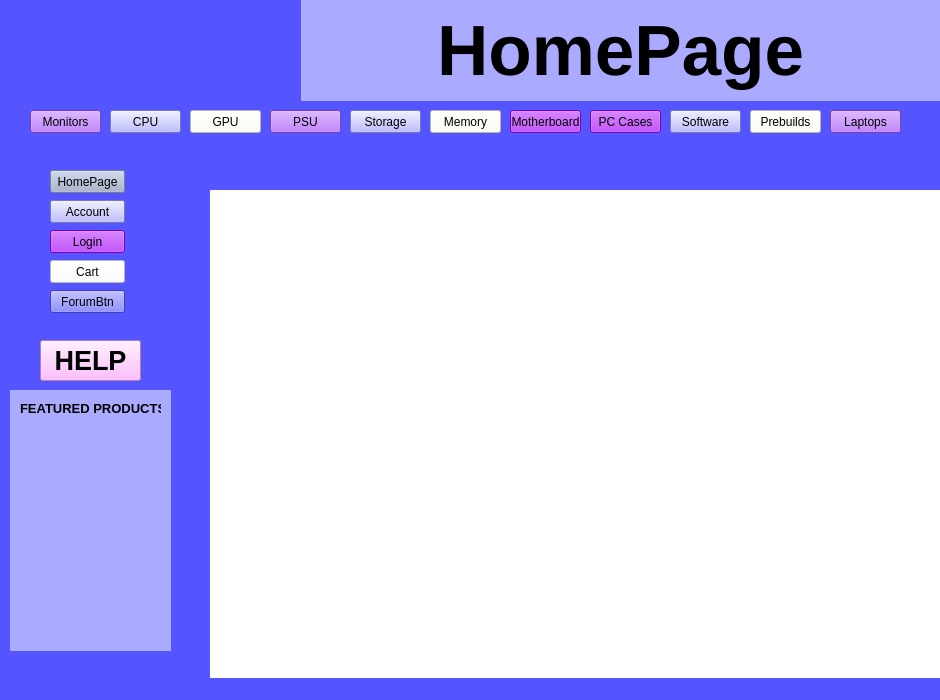
<?xml version="1.0" encoding="UTF-8"?>
<ui version="4.0">
 <class>My_Cart</class>
 <widget class="QMainWindow" name="My_Cart">
  <property name="geometry">
   <rect>
    <x>0</x>
    <y>0</y>
    <width>940</width>
    <height>700</height>
   </rect>
  </property>
  <property name="windowTitle">
   <string>MainWindow</string>
  </property>
  <property name="autoFillBackground">
   <bool>false</bool>
  </property>
  <property name="styleSheet">
   <string notr="true">background-color: rgb(255, 170, 255);
background-color: rgb(85, 85, 255);</string>
  </property>
  <widget class="QWidget" name="centralwidget">
   <widget class="QLabel" name="label">
    <property name="geometry">
     <rect>
      <x>0</x>
      <y>0</y>
      <width>301</width>
      <height>101</height>
     </rect>
    </property>
    <property name="styleSheet">
     <string notr="true"/>
    </property>
    <property name="text">
     <string/>
    </property>
    <property name="pixmap">
     <pixmap>../../SpoiledEGG_New.png</pixmap>
    </property>
   </widget>
   <widget class="QPushButton" name="ForumBtn">
    <property name="geometry">
     <rect>
      <x>50</x>
      <y>290</y>
      <width>75</width>
      <height>23</height>
     </rect>
    </property>
    <property name="text">
     <string>ForumBtn</string>
    </property>
   </widget>
   <widget class="QPushButton" name="LoginNOutBtn">
    <property name="geometry">
     <rect>
      <x>50</x>
      <y>230</y>
      <width>75</width>
      <height>23</height>
     </rect>
    </property>
    <property name="styleSheet">
     <string notr="true">background-color: rgb(170, 0, 255);</string>
    </property>
    <property name="text">
     <string>Login</string>
    </property>
   </widget>
   <widget class="QPushButton" name="HomePageBtn">
    <property name="geometry">
     <rect>
      <x>50</x>
      <y>170</y>
      <width>75</width>
      <height>23</height>
     </rect>
    </property>
    <property name="styleSheet">
     <string notr="true">background-color: rgb(165, 175, 200);</string>
    </property>
    <property name="text">
     <string>HomePage</string>
    </property>
   </widget>
   <widget class="QPushButton" name="AccountDetailBtn">
    <property name="geometry">
     <rect>
      <x>50</x>
      <y>200</y>
      <width>75</width>
      <height>23</height>
     </rect>
    </property>
    <property name="styleSheet">
     <string notr="true">background-color: rgb(170, 170, 255);</string>
    </property>
    <property name="text">
     <string>Account</string>
    </property>
   </widget>
   <widget class="QLabel" name="label_3">
    <property name="geometry">
     <rect>
      <x>210</x>
      <y>190</y>
      <width>751</width>
      <height>551</height>
     </rect>
    </property>
    <property name="autoFillBackground">
     <bool>false</bool>
    </property>
    <property name="styleSheet">
     <string notr="true">background-color: rgb(255, 255, 255);
border-color: rgb(170, 0, 255);</string>
    </property>
    <property name="text">
     <string/>
    </property>
   </widget>
   <widget class="QLabel" name="label_4">
    <property name="geometry">
     <rect>
      <x>300</x>
      <y>0</y>
      <width>641</width>
      <height>101</height>
     </rect>
    </property>
    <property name="font">
     <font>
      <pointsize>53</pointsize>
      <weight>75</weight>
      <bold>true</bold>
     </font>
    </property>
    <property name="autoFillBackground">
     <bool>false</bool>
    </property>
    <property name="styleSheet">
     <string notr="true">background-color: rgb(170, 170, 255);</string>
    </property>
    <property name="text">
     <string>HomePage</string>
    </property>
    <property name="alignment">
     <set>Qt::AlignCenter</set>
    </property>
   </widget>
   <widget class="QPushButton" name="pushButton_17">
    <property name="geometry">
     <rect>
      <x>90</x>
      <y>810</y>
      <width>75</width>
      <height>23</height>
     </rect>
    </property>
    <property name="text">
     <string>PushButton</string>
    </property>
   </widget>
   <widget class="QPushButton" name="pushButton_2">
    <property name="geometry">
     <rect>
      <x>40</x>
      <y>340</y>
      <width>101</width>
      <height>41</height>
     </rect>
    </property>
    <property name="font">
     <font>
      <pointsize>20</pointsize>
      <weight>75</weight>
      <italic>false</italic>
      <bold>true</bold>
     </font>
    </property>
    <property name="styleSheet">
     <string notr="true">background-color: rgb(255, 170, 255);</string>
    </property>
    <property name="text">
     <string>HELP</string>
    </property>
   </widget>
   <widget class="QLabel" name="label_2">
    <property name="geometry">
     <rect>
      <x>10</x>
      <y>390</y>
      <width>161</width>
      <height>261</height>
     </rect>
    </property>
    <property name="autoFillBackground">
     <bool>false</bool>
    </property>
    <property name="styleSheet">
     <string notr="true">background-color: rgb(255, 255, 255);
background-color: rgb(170, 170, 255);</string>
    </property>
    <property name="text">
     <string/>
    </property>
   </widget>
   <widget class="QLabel" name="label_5">
    <property name="geometry">
     <rect>
      <x>20</x>
      <y>400</y>
      <width>141</width>
      <height>16</height>
     </rect>
    </property>
    <property name="font">
     <font>
      <pointsize>10</pointsize>
      <weight>75</weight>
      <bold>true</bold>
     </font>
    </property>
    <property name="styleSheet">
     <string notr="true">background-color: rgb(255, 170, 255);
background-color: rgb(170, 170, 255);</string>
    </property>
    <property name="text">
     <string>FEATURED PRODUCTS</string>
    </property>
   </widget>
   <widget class="QPushButton" name="LaptopsBtn">
    <property name="geometry">
     <rect>
      <x>830</x>
      <y>110</y>
      <width>71</width>
      <height>23</height>
     </rect>
    </property>
    <property name="styleSheet">
     <string notr="true">background-color: rgb(170, 85, 255);</string>
    </property>
    <property name="text">
     <string>Laptops</string>
    </property>
   </widget>
   <widget class="QPushButton" name="PrebuildsBtn">
    <property name="geometry">
     <rect>
      <x>750</x>
      <y>110</y>
      <width>71</width>
      <height>23</height>
     </rect>
    </property>
    <property name="styleSheet">
     <string notr="true">background-color: rgb(255, 254, 237);</string>
    </property>
    <property name="text">
     <string>Prebuilds</string>
    </property>
   </widget>
   <widget class="QPushButton" name="PCCasesBtn">
    <property name="geometry">
     <rect>
      <x>590</x>
      <y>110</y>
      <width>71</width>
      <height>23</height>
     </rect>
    </property>
    <property name="styleSheet">
     <string notr="true">background-color: rgb(170, 0, 255);</string>
    </property>
    <property name="text">
     <string>PC Cases</string>
    </property>
   </widget>
   <widget class="QPushButton" name="CPUBtn">
    <property name="geometry">
     <rect>
      <x>110</x>
      <y>110</y>
      <width>71</width>
      <height>23</height>
     </rect>
    </property>
    <property name="styleSheet">
     <string notr="true">background-color: rgb(170, 170, 255);</string>
    </property>
    <property name="text">
     <string>CPU</string>
    </property>
   </widget>
   <widget class="QPushButton" name="GPBtn">
    <property name="geometry">
     <rect>
      <x>190</x>
      <y>110</y>
      <width>71</width>
      <height>23</height>
     </rect>
    </property>
    <property name="styleSheet">
     <string notr="true">background-color: rgb(255, 254, 237);</string>
    </property>
    <property name="text">
     <string>GPU</string>
    </property>
   </widget>
   <widget class="QPushButton" name="PSUBtn">
    <property name="geometry">
     <rect>
      <x>270</x>
      <y>110</y>
      <width>71</width>
      <height>23</height>
     </rect>
    </property>
    <property name="styleSheet">
     <string notr="true">background-color: rgb(170, 85, 255);</string>
    </property>
    <property name="text">
     <string>PSU</string>
    </property>
   </widget>
   <widget class="QPushButton" name="SoftwareBtn">
    <property name="geometry">
     <rect>
      <x>670</x>
      <y>110</y>
      <width>71</width>
      <height>23</height>
     </rect>
    </property>
    <property name="styleSheet">
     <string notr="true">background-color: rgb(170, 170, 255);</string>
    </property>
    <property name="text">
     <string>Software</string>
    </property>
   </widget>
   <widget class="QPushButton" name="MonitorBtn">
    <property name="geometry">
     <rect>
      <x>30</x>
      <y>110</y>
      <width>71</width>
      <height>23</height>
     </rect>
    </property>
    <property name="styleSheet">
     <string notr="true">background-color: rgb(170, 85, 255);</string>
    </property>
    <property name="text">
     <string>Monitors</string>
    </property>
   </widget>
   <widget class="QPushButton" name="StorageBtn">
    <property name="geometry">
     <rect>
      <x>350</x>
      <y>110</y>
      <width>71</width>
      <height>23</height>
     </rect>
    </property>
    <property name="styleSheet">
     <string notr="true">background-color: rgb(170, 170, 255);</string>
    </property>
    <property name="text">
     <string>Storage</string>
    </property>
   </widget>
   <widget class="QPushButton" name="MotherboardBtn">
    <property name="geometry">
     <rect>
      <x>510</x>
      <y>110</y>
      <width>71</width>
      <height>23</height>
     </rect>
    </property>
    <property name="styleSheet">
     <string notr="true">background-color: rgb(170, 0, 255);</string>
    </property>
    <property name="text">
     <string>Motherboard</string>
    </property>
   </widget>
   <widget class="QPushButton" name="MemoryBtn">
    <property name="geometry">
     <rect>
      <x>430</x>
      <y>110</y>
      <width>71</width>
      <height>23</height>
     </rect>
    </property>
    <property name="styleSheet">
     <string notr="true">background-color: rgb(255, 254, 237);</string>
    </property>
    <property name="text">
     <string>Memory</string>
    </property>
   </widget>
   <widget class="QPushButton" name="CartBtn">
    <property name="geometry">
     <rect>
      <x>50</x>
      <y>260</y>
      <width>75</width>
      <height>23</height>
     </rect>
    </property>
    <property name="styleSheet">
     <string notr="true">background-color: rgb(255, 255, 255);</string>
    </property>
    <property name="text">
     <string>Cart</string>
    </property>
   </widget>
   <zorder>label_4</zorder>
   <zorder>label</zorder>
   <zorder>ForumBtn</zorder>
   <zorder>LoginNOutBtn</zorder>
   <zorder>HomePageBtn</zorder>
   <zorder>AccountDetailBtn</zorder>
   <zorder>label_3</zorder>
   <zorder>pushButton_17</zorder>
   <zorder>pushButton_2</zorder>
   <zorder>label_2</zorder>
   <zorder>label_5</zorder>
   <zorder>LaptopsBtn</zorder>
   <zorder>PrebuildsBtn</zorder>
   <zorder>PCCasesBtn</zorder>
   <zorder>CPUBtn</zorder>
   <zorder>GPBtn</zorder>
   <zorder>PSUBtn</zorder>
   <zorder>SoftwareBtn</zorder>
   <zorder>MonitorBtn</zorder>
   <zorder>StorageBtn</zorder>
   <zorder>MotherboardBtn</zorder>
   <zorder>MemoryBtn</zorder>
   <zorder>CartBtn</zorder>
  </widget>
  <widget class="QStatusBar" name="statusbar"/>
 </widget>
 <resources>
  <include location="../Resource/icon.qrc"/>
 </resources>
 <connections/>
</ui>
